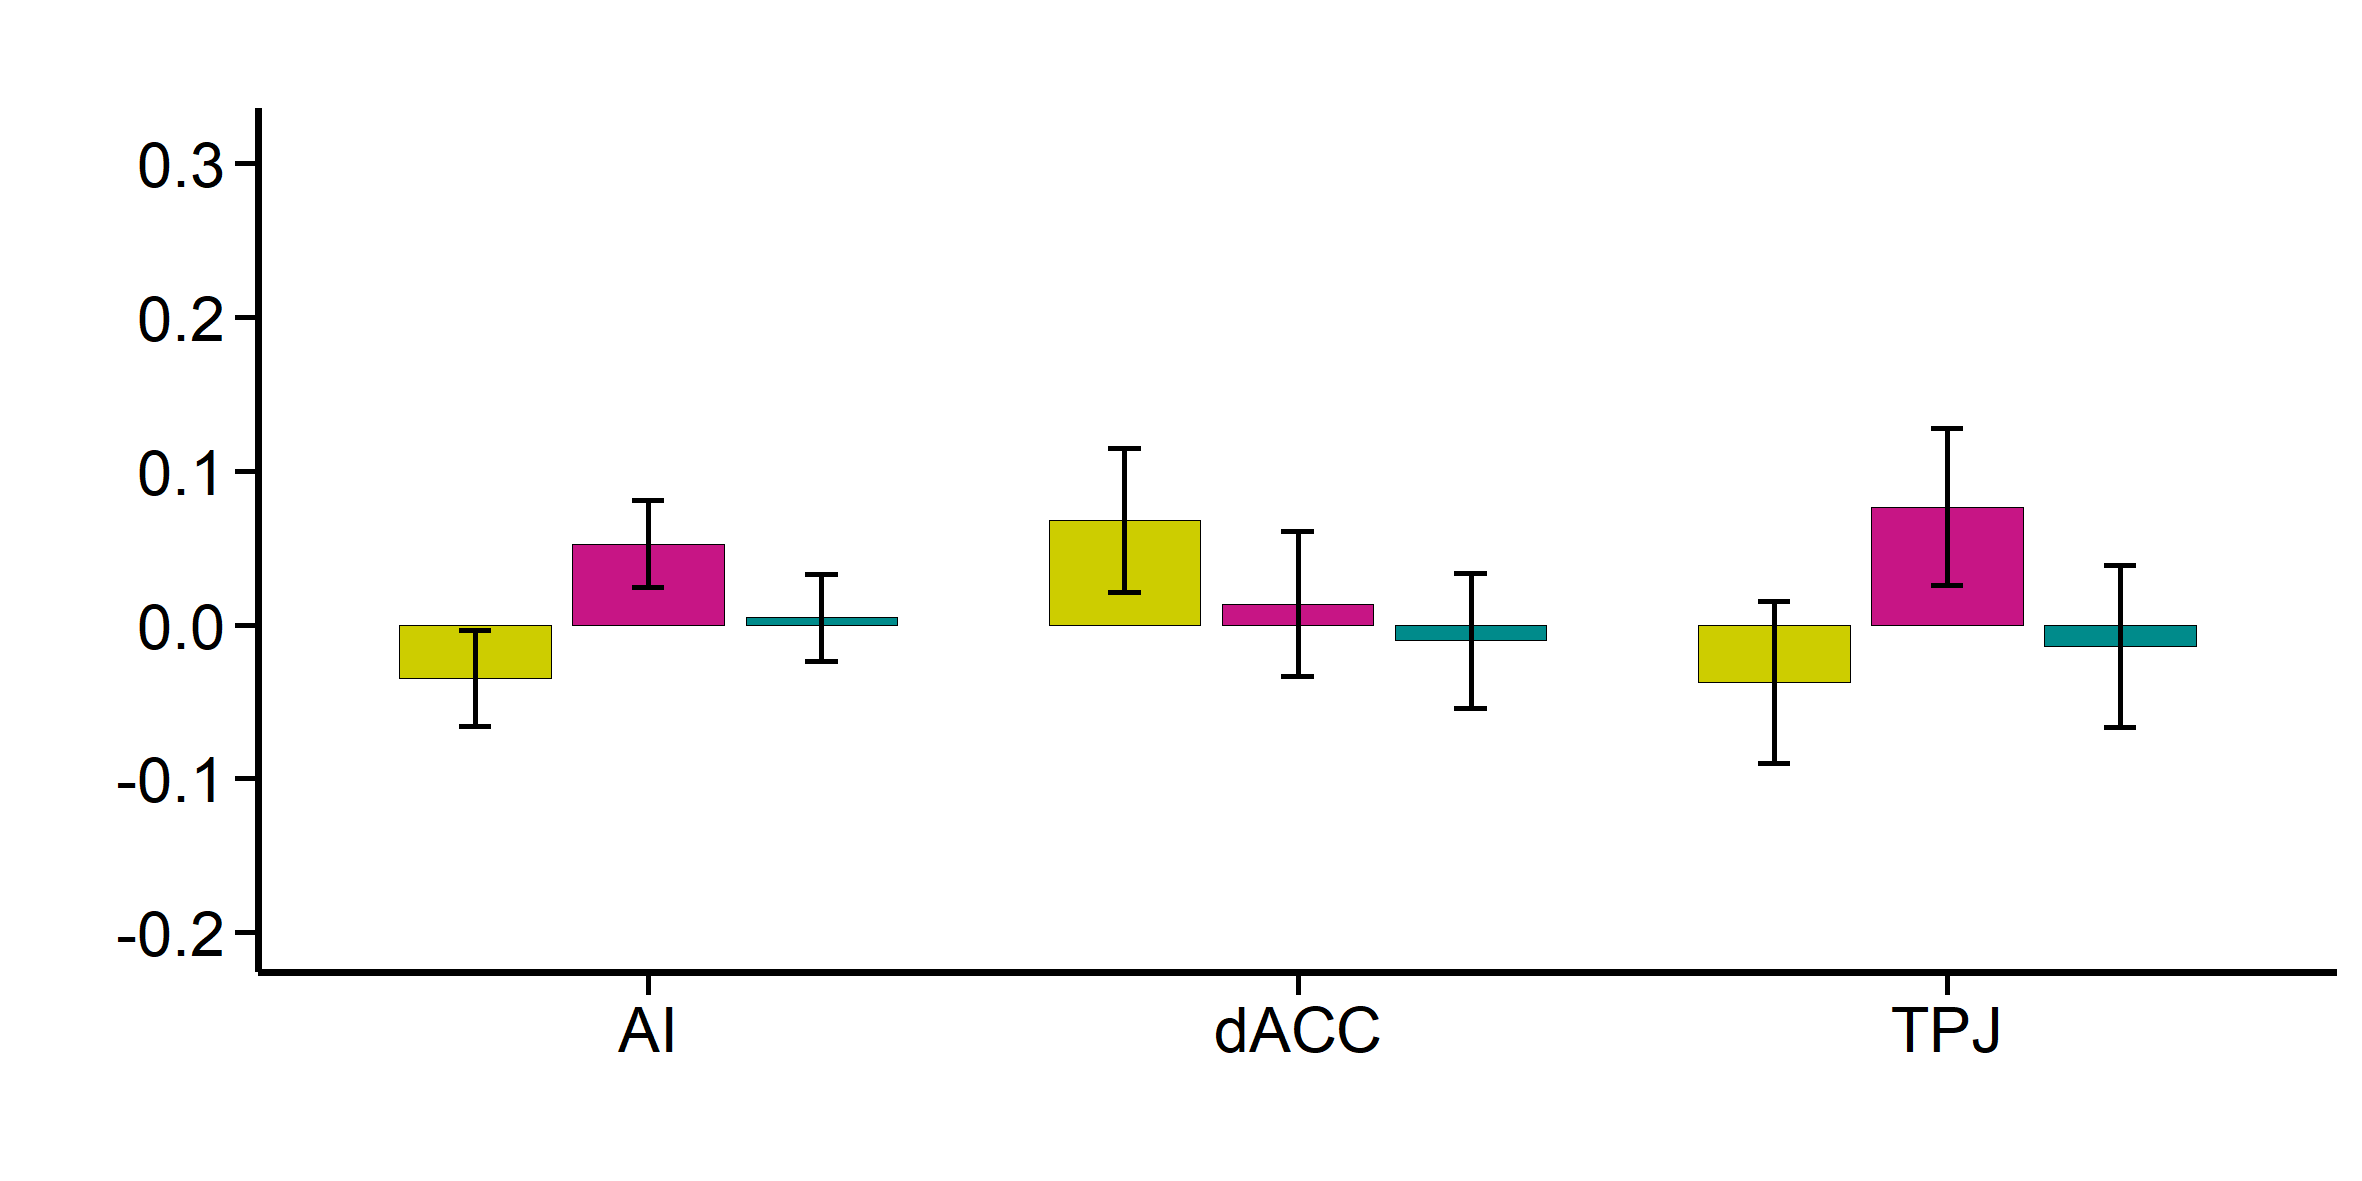

This chart was generated by the following R code:
# written by hao1ei (ver_20.03.13)
# [email redacted]
# qinlab.BNU

### Basic information set up ###
rm(list = ls())                                                # Delete all variables in the current environment
library(ggsignif); library(ggplot2); library(ggpubr)           # Load and attach add-on packages
fig.dpi <- 300; fig.wid <- 20; fig.hei <- 10; fig.fmt <- "png" # Set parameters of the figure
fig.savedir <- getwd()                                         # Set the path where the picture will be saved

# Read result file of basic information (.csv)
data.index <- read.csv("fig4_data_cohort1_child_img.csv")

data.subcond <- c("cond1", "cond2", "cond3")                                   # Conditions of the figure
cond1 <- merge(read.csv("res_rsa_sim_12_con.csv"), data.index, by = "Scan_ID") # Read result file (.csv) of pair between alerting and orienting condition
cond2 <- merge(read.csv("res_rsa_sim_13_con.csv"), data.index, by = "Scan_ID") # Read result file (.csv) of pair between alerting and executive condition
cond3 <- merge(read.csv("res_rsa_sim_23_con.csv"), data.index, by = "Scan_ID") # Read result file (.csv) of pair between orienting and executive condition

# The indicators name in the data file
condname.colname <- c("Grp_CBD_Speci_fdr05_r01_ai_b","Grp_CBD_Speci_fdr05_r02_dacc_r","Grp_CBD_Speci_fdr05_r03_tpj_r")

### Make figure ###
# Convert the read data into a format recognized by the package
data.fig <- data.frame(matrix(NA,0,3))
for (icond in  c(1:length(data.subcond))) {
  for (icol in c(1:length(condname.colname))) {
    data.con <- data.frame(rep(condname.colname[icol], nrow(get(data.subcond[icond]))))
    data.ned <- data.frame(get(data.subcond[icond])[c("Conds",condname.colname[icol])])
    
    data.tem <- cbind(data.con, data.ned)
    colnames(data.tem) <- c("Index","Conds","Index.Data")
    
    data.fig <- rbind(data.fig, data.tem)
  }
}

# Set the figure parameters
data.barfig <- ggbarplot (data.fig,                            # The data frame of results
                          x = "Index", y = "Index.Data",       # Character string containing the name of x and y variable
                          title = " ", xlab = " ", ylab = " ", # The x axis, y axis and title content of the figure
                          add = "mean_se",                     # Adding another plot element
                          add.params = list(size = 0.6),       # parameters (size) for the argument 'add'
                          size = 0,                            # The size of points and outlines
                          color = "Conds", fill = "Conds",     # Outline color and fill color
                          position = position_dodge(0.8)) +    # Position adjustment
  
  # Customize the fill color for each condition
  scale_fill_manual(values=c("yellow3","mediumvioletred","darkcyan"), name = "Conds", labels = c("ao","ac","oc")) +
  
  # Customize the color of error bar for each condition
  scale_color_manual(values=c("black","black","black"), name = "Conds", labels = c("ao","ac","oc"), guide = FALSE) +
  
  # Position scales for discrete data of x axis
  scale_x_discrete(breaks = condname.colname, labels = c('AI','dACC','TPJ')) +
  
  # Limitation of y axis
  coord_cartesian(ylim = c(-0.2, 0.31)) +
  
  # Modify components of a theme according to your preferences
  theme(
    plot.title            = element_text(size = 15, colour = "black", face = "bold", hjust = 0.5),
    axis.ticks            = element_line(size = 0.6, colour = "black"),
    axis.ticks.length     = unit(0.2, "cm"),
    axis.line.x           = element_line(colour = "black", size = 0.8),
    axis.line.y           = element_line(colour = "black", size = 0.8),
    axis.text             = element_text(size = 15, colour = "black"),
    axis.text.x           = element_text(size = 15, colour = "black"),
    axis.title            = element_text(size = 20, colour = "black"),
    panel.background      = element_rect(fill = "transparent"),
    plot.background       = element_rect(fill = "transparent", color = NA),
    legend.background     = element_rect(fill = "transparent"),
    legend.box.background = element_rect(fill = "transparent"),
    legend.position       = "none"
  )
data.barfig

# Name of the figure
fig.name <- paste("fig4_bar_children_roi456", ".", fig.fmt, sep = "")
# Save figure to disk
ggsave(fig.name, path = fig.savedir, data.barfig, width = fig.wid, height = fig.hei, 
       units = "cm", dpi = fig.dpi, bg = "transparent")
